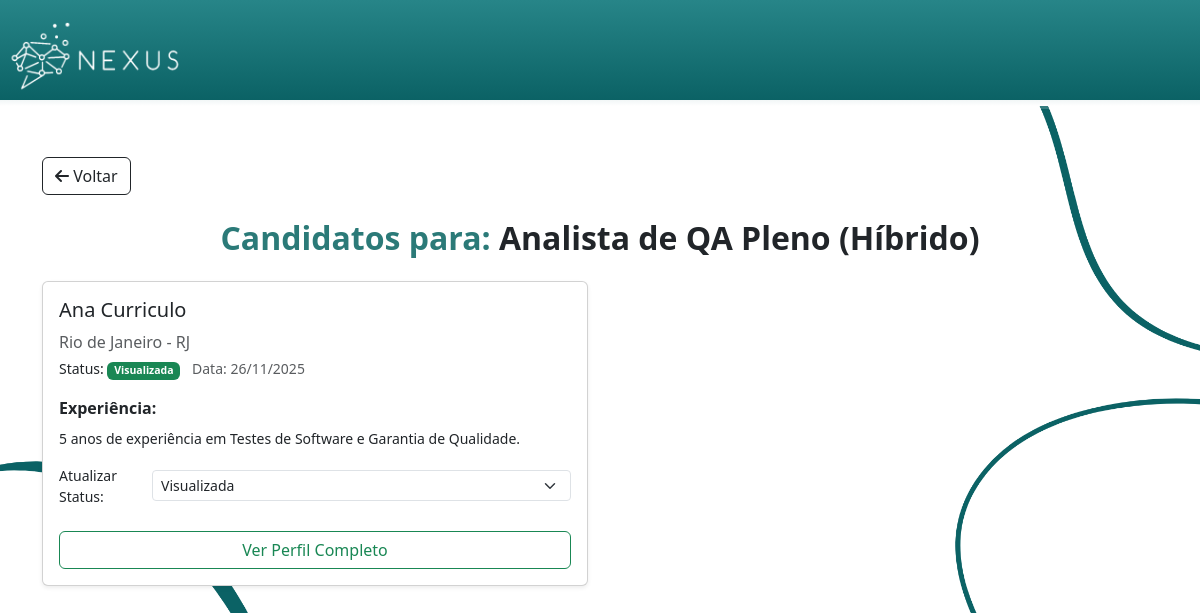
/vaga/1/candidatos (signed in), run on the app's committed database.
### models.py (models this page shows, shortened)
class Vaga(db.Model):
    __tablename__ = 'vagas'
    id = db.Column(db.Integer, primary_key=True)
    empresa_id = db.Column(db.Integer, db.ForeignKey('empresas.id'), nullable=False)
    titulo = db.Column(db.String(150), nullable=False)
    descricao = db.Column(db.Text, nullable=False)
    requisitos = db.Column(db.Text)
    local = db.Column(db.String(150))
    salario = db.Column(db.Numeric(10,2))

class Profissional(db.Model):
    __tablename__ = 'profissionais'
    id = db.Column(db.Integer, primary_key=True)
    usuario_id = db.Column(db.Integer, db.ForeignKey('usuarios.id'), unique=True, nullable=False)
    nome_profissional = db.Column(db.String(150), nullable=False)
    endereco = db.Column(db.String(200))
    cidade = db.Column(db.String(100))
    estado = db.Column(db.String(100))
    cep = db.Column(db.String(15))
    telefone = db.Column(db.String(50))
    experiencia = db.Column(db.Text)
    habilidades = db.Column(db.Text)
    usuario = db.relationship('Usuario', backref=db.backref('profissional', uselist=False))

class Candidatura(db.Model):
    __tablename__ = 'candidaturas'
    id = db.Column(db.Integer, primary_key=True)
    profissional_id = db.Column(db.Integer, db.ForeignKey('profissionais.id'), nullable=False)
    vaga_id = db.Column(db.Integer, db.ForeignKey('vagas.id'), nullable=False)
    data_candidatura = db.Column(db.DateTime, default=db.func.current_timestamp())
    status = db.Column(db.String(50), default='Pendente', nullable=False) # Ex: Pendente, Visualizada, Aceita, Rejeitada
    profissional = db.relationship('Profissional', backref='candidaturas')
    vaga = db.relationship('Vaga', backref='candidaturas')

### app.py (the view)
@app.route('/vaga/<int:vaga_id>/candidatos')
def candidatos_por_vaga(vaga_id):
    if session.get('tipo_conta') != 'empresa':
        return redirect(url_for('index'))
    vaga = Vaga.query.get_or_404(vaga_id)
    empresa = Empresa.query.filter_by(usuario_id=session['usuario_id']).first()
    if vaga.empresa_id != empresa.id:
        abort(403)
    candidaturas = Candidatura.query.filter_by(vaga_id=vaga_id).all()
    candidatos = []
    for c in candidaturas:
        candidato_perfil = Profissional.query.get(c.profissional_id)
        candidatos.append({
            'perfil': candidato_perfil,
            'candidatura_id': c.id, # Adicionado ID da candidatura para a API de status
            'data_candidatura': c.data_candidatura,
            'status': c.status
        })
    status_possiveis = ['Pendente', 'Visualizada', 'Em Entrevista', 'Aprovado', 'Rejeitado']
    return render_template(
        'CandidatosVaga.html', # Você precisará atualizar este template
        vaga=vaga,
        candidatos=candidatos,
        tipo_conta='empresa',
        status_possiveis=status_possiveis
    )

### app.py (called while the page is built, shortened)
def truncate_filter(s, length=255, killwords=False, end='...'):
    if s is None:
        return ""
    if not isinstance(s, str):
        s = str(s) # Converte para string caso seja um número, etc.
    if len(s) <= length:
        return s

@app.after_request
def add_security_headers(response):
    return response

### templates/CandidatosVaga.html (shortened to what this page needs)
<html>
<head>
    <link rel="stylesheet" href="https://cdnjs.cloudflare.com/ajax/libs/font-awesome/6.5.1/css/all.min.css"
 />
    <link href="{{ url_for('static', filename='Estilo.css') }}" rel="stylesheet">
    <link href="https://cdn.jsdelivr.net/npm/bootstrap@5.3.3/dist/css/bootstrap.min.css" rel="stylesheet">
</head>
<body id="corpoInicio">
    <header id="cabecalhoIndex">
        <a href="{{ url_for('index') }}">
            <img id="logoheader" src="{{ url_for('static', filename='images/logo-branco.png') }}" alt="Logo Nexus">
        </a>
    </header>
    <div id="degradeCabecalhoIndex2"></div>
    <main class="container my-5">
        <a href="javascript:history.back()" class="btn btn-outline-dark mb-4">
            <i class="fa-solid fa-arrow-left"></i> Voltar
        </a>
        <h1 class="titulo-pagina text-center mb-4">Candidatos para: <span class="text-dark">{{ vaga.titulo }}</span></h1>
        <div class="row row-cols-1 row-cols-md-2 g-4">
            {% for c_data in candidatos %}
            {% set perfil = c_data.perfil %}
            <div class="col">
                <div class="card h-100 shadow-sm card-nexus">
                    <div class="card-body">
                        <h5 class="card-title">{{ perfil.nome_profissional }}</h5>
                        <p class="card-text text-muted mb-1">{{ perfil.cidade }} - {{ perfil.estado }}</p>
                        <p class="mb-1 small">Status:
                            <span class="badge bg-success" id="status">{{ c_data.status }}</span>
                            <span class="text-muted ms-2">Data: {{ c_data.data_candidatura.strftime('%d/%m/%Y') }}</span>
                        </p>
                        <p class="mt-3 mb-2"><strong>Experiência:</strong></p>
                        <p class="small">{{ perfil.experiencia | default('Não informado') | truncate(150) }}</p>
                        <div class="d-flex align-items-center mb-3">
                            <label for="status-{{ c_data.candidatura_id }}" class="form-label me-2 mb-0 small">Atualizar Status:</label>
                            <select class="form-select form-select-sm" id="status-{{ c_data.candidatura_id }}"
                                onchange="atualizarStatus({{ c_data.candidatura_id }}, this.value)">
                                {% for status in status_possiveis %}
                                    <option value="{{ status }}" {% if c_data.status == status %}selected{% endif %}>
                                        {{ status }}
                                    </option>
                                {% endfor %}
                            </select>
                        </div>
                        <a href="{{ url_for('detalhe', tipo='profissional', id=perfil.id) }}" class="btn btn-outline-success w-100 mt-2">
                            Ver Perfil Completo
                        </a>
                    </div>
                </div>
            </div>
            {% endfor %}
        </div>
    </main>
</body>
</html>

### static/Estilo.css (style rules this page uses)
#corpoInicio { background-color: white; background-image: url(../static/images/ELEMENTO1.png); background-size: 100%; background-repeat: no-repeat; background-position: center; }
#logoheader { width: auto; height: auto; max-height: 100px; margin: 0; }
#cabecalhoIndex { background-color: #268a8d; color: white; font-family: Cambria, Cochin, Georgia, Times, 'Times New Roman', serif; width: 100%; border-bottom: 6px solid transparent; background-image: linear-gradient(#278588, #0B6265), linear-gradient(to bottom, #0B6265, #ffffff); background-origin: padding-box, border-box; background-clip: padding-box, border-box; }
.titulo-pagina { font-weight: 700; color: #2b7a78; margin-bottom: 50px; }
#degradeCabecalhoIndex2 { background: linear-gradient(to right, transparent, rgba(255, 255, 255, 0.2)); height: 3px; }
.titulo-pagina { font-weight: 700; color: #2b7a78; margin-bottom: 1rem; font-size: 2rem; }
.titulo-pagina { font-weight: 700; font-size: 2rem; color: #2b7a78; }
.card-nexus { border: 1px solid #c3dede; border-radius: 15px; overflow: hidden; box-shadow: 0 6px 16px rgba(49, 122, 126, 0.15); }

### data on the page
Vaga: titulo "Analista de QA Pleno (Híbrido)"
Candidatura: status "Visualizada", data_candidatura "26/11/2025"
Profissional: nome_profissional "Ana Curriculo", cidade "Rio de Janeiro", estado "RJ", experiencia "5 anos de experiência em Testes de Software e Garantia de Qualidade."
